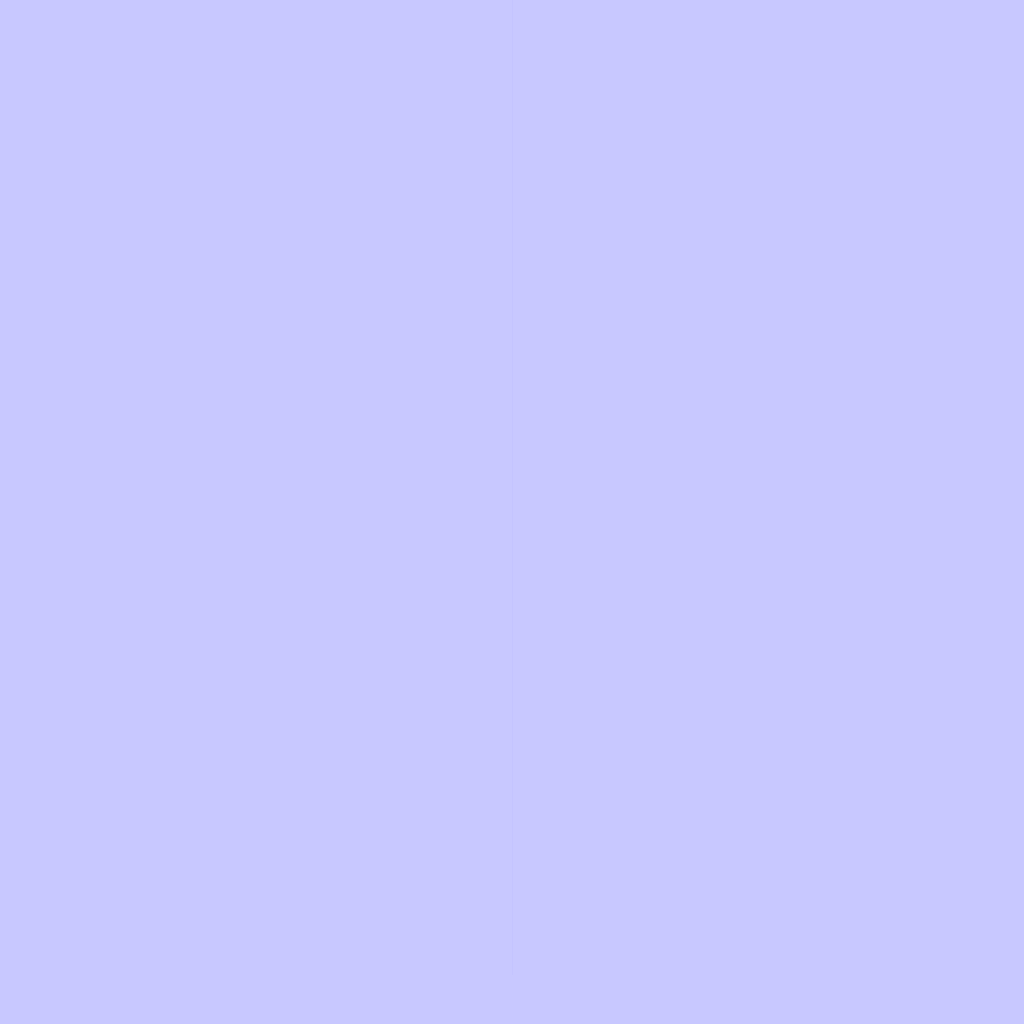
Frame 1 (no input)
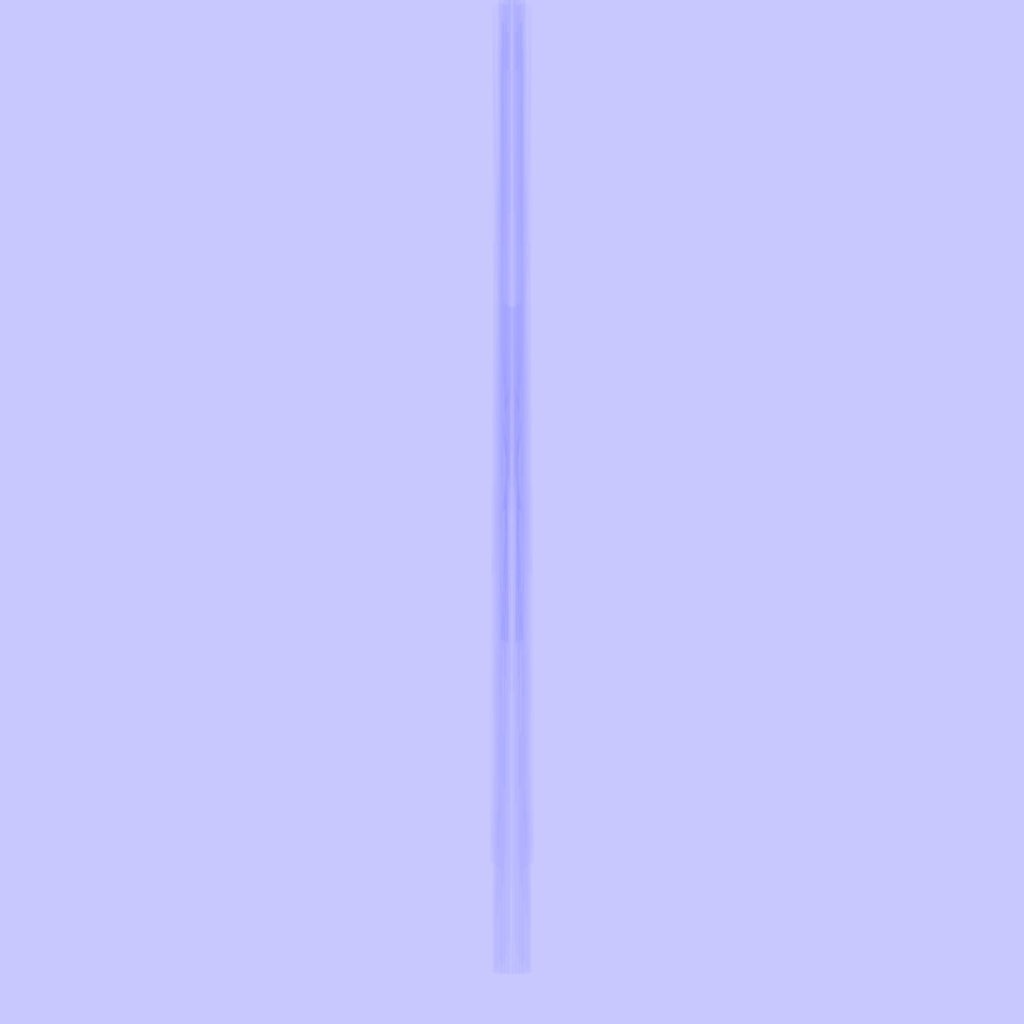
Frame 60 (the mouse pressed at the canvas centre just before this capture)
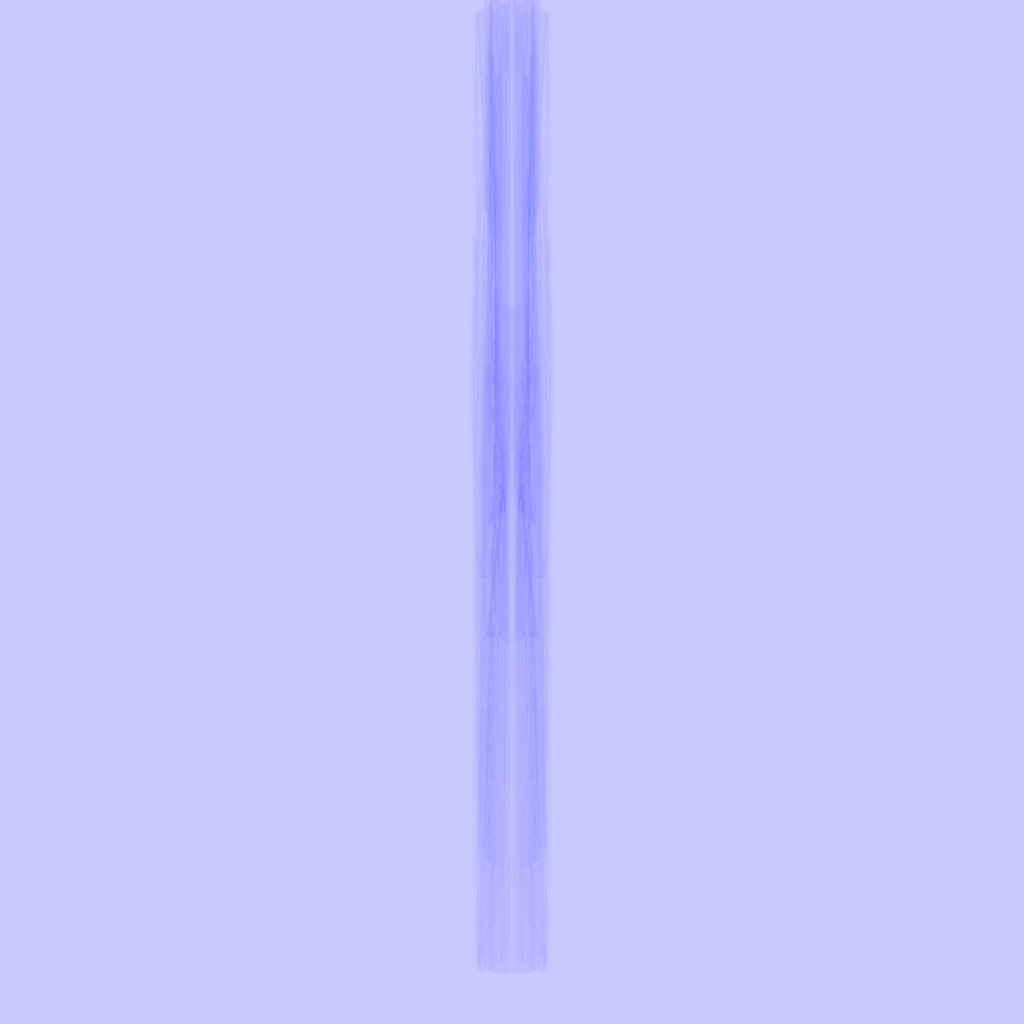
Frame 120 (the mouse held since frame 60 and released just before this capture)

The Processing sketch that drew these frames (run headless with seeded random() and noise(); from frame 60 on, the mouse is pressed at the canvas centre):

// Processing sketch: Rorschach
// ── Rorschach.pde
//Inspired by: https://www.fal-works.com/creative-coding-posts/rorschach

ArrayList<PVector>points1=new ArrayList<PVector>();
ArrayList<PVector>points2=new ArrayList<PVector>();
void setup(){
  size(1024,1024);
  for(int i=0;i<30;i++){
    PVector p=new PVector(width/2,random(0,height-0));
    points1.add(p.copy().add(0,0));
    points2.add(p.copy().add(0,0));
    //points1.add(new PVector(width/2,random(100,height-100)));
    //points2.add(new PVector(width/2,random(100,height-100)));
  }
  background(200,200,255);
  frameRate(10000);
}
void draw(){
  noFill();
  stroke(0,0,255,2);
  beginShape();
  //vertex(width/2,0);
  for(PVector p:points1){
    curveVertex(p.x,p.y);
  }
  //vertex(width/2,height);
  endShape();
  float xScale=random(0,1);
  float yScale=2*0.5;
  float zoom=0.01;
  for(int i=0;i<points1.size();i++){
    float x=noise(frameCount*zoom+i*100,0)*xScale;
    float y=(noise(frameCount*zoom+i*100,100)-0.5)*yScale;
    points1.set(i,points1.get(i).add(x,y));
  }
  beginShape();
  //vertex(width/2,0);
  for(PVector p:points2){
    curveVertex(p.x,p.y);
  }
  //vertex(width/2,height);
  endShape();
  
  for(int i=0;i<points2.size();i++){
    float x=-noise(frameCount*zoom+i*100,0)*xScale;
    float y=(noise(frameCount*zoom+i*100,100)-0.5)*yScale;
    points2.set(i,points2.get(i).add(x,y));
  }
}
